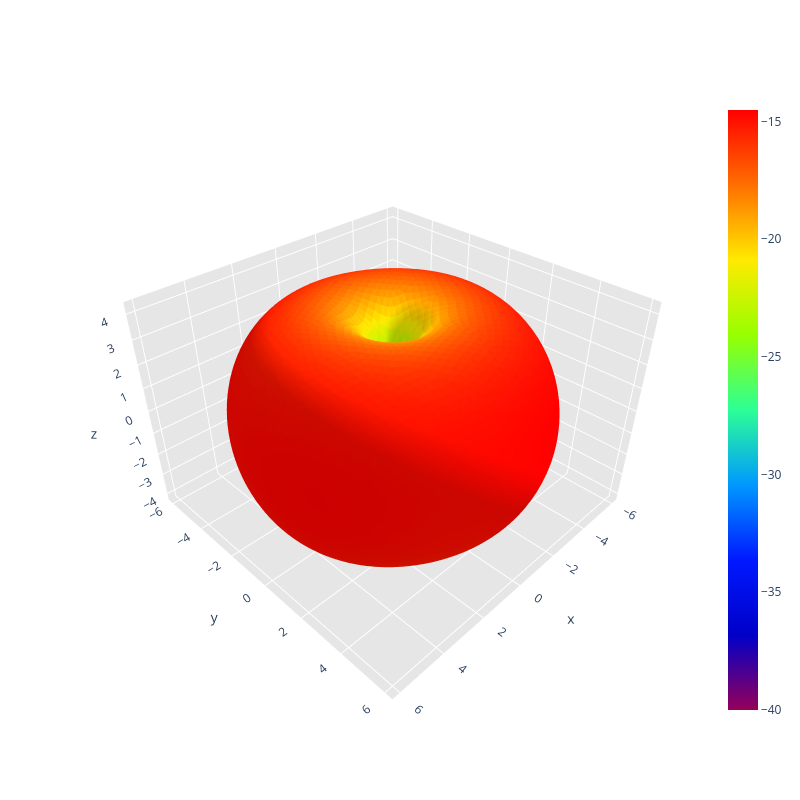
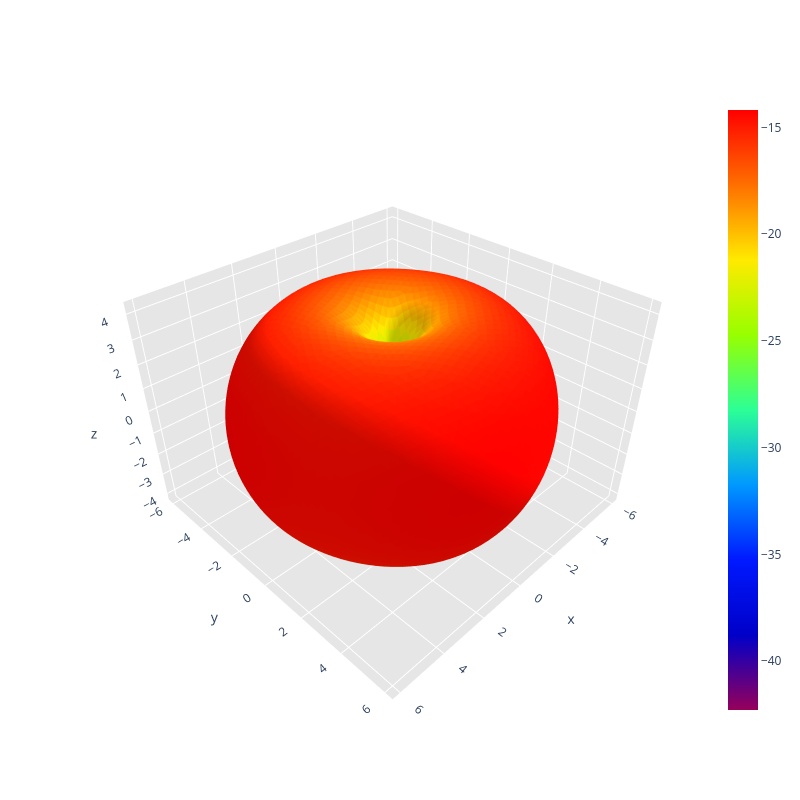

Notebook cell for these charts, in order:
### Code cell
display_rhcp_gain(path)
display_lhcp_gain(path)

### Figure 1 — Plotly figure (JSON) as saved in the notebook; plotly's stock layout.template omitted (floating-point values rounded to 4 significant figures; data arrays with more than 128 entries replaced by an {"elided": "..."} marker saying what was removed)
{"data": [{"facecolor": {"elided": "10296 str values"}, "i": {"elided": "10296 int values"}, "j": {"elided": "10296 int values"}, "k": {"elided": "10296 int values"}, "name": "", "type": "mesh3d", "x": {"elided": "5150 float values"}, "y": {"elided": "5150 float values"}, "z": {"elided": "5150 float values"}}, {"hoverinfo": "none", "marker": {"color": [-40.0, -14.51], "colorscale": [[0, "rgb(150, 0, 90)"], [0.125, "rgb(0, 0, 200)"], [0.25, "rgb(0, 25, 255)"], [0.375, "rgb(0, 152, 255)"], [0.5, "rgb(44, 255, 150)"], [0.625, "rgb(151, 255, 0)"], [0.75, "rgb(255, 234, 0)"], [0.875, "rgb(255, 111, 0)"], [1, "rgb(255, 0, 0)"]], "showscale": true, "size": 0.1}, "mode": "markers", "showlegend": false, "type": "scatter3d", "x": [1.837e-19], "y": [-4.499e-35], "z": [0.003]}], "layout": {"height": 800, "scene": {"aspectratio": {"x": 1, "y": 0.9991, "z": 0.6937}, "xaxis": {"backgroundcolor": "rgb(230, 230, 230)", "gridcolor": "rgb(255, 255, 255)", "showbackground": true, "zerolinecolor": "rgb(255, 255, 255)"}, "yaxis": {"backgroundcolor": "rgb(230, 230, 230)", "gridcolor": "rgb(255, 255, 255)", "showbackground": true, "zerolinecolor": "rgb(255, 255, 255)"}, "zaxis": {"backgroundcolor": "rgb(230, 230, 230)", "gridcolor": "rgb(255, 255, 255)", "showbackground": true, "zerolinecolor": "rgb(255, 255, 255)"}}, "title": {"text": ""}, "width": 800}}

### Figure 2 — Plotly figure (JSON) as saved in the notebook; plotly's stock layout.template omitted (floating-point values rounded to 4 significant figures; data arrays with more than 128 entries replaced by an {"elided": "..."} marker saying what was removed)
{"data": [{"facecolor": {"elided": "10296 str values"}, "i": {"elided": "10296 int values"}, "j": {"elided": "10296 int values"}, "k": {"elided": "10296 int values"}, "name": "", "type": "mesh3d", "x": {"elided": "5150 float values"}, "y": {"elided": "5150 float values"}, "z": {"elided": "5150 float values"}}, {"hoverinfo": "none", "marker": {"color": [-42.28, -14.19], "colorscale": [[0, "rgb(150, 0, 90)"], [0.125, "rgb(0, 0, 200)"], [0.25, "rgb(0, 25, 255)"], [0.375, "rgb(0, 152, 255)"], [0.5, "rgb(44, 255, 150)"], [0.625, "rgb(151, 255, 0)"], [0.75, "rgb(255, 234, 0)"], [0.875, "rgb(255, 111, 0)"], [1, "rgb(255, 0, 0)"]], "showscale": true, "size": 0.1}, "mode": "markers", "showlegend": false, "type": "scatter3d", "x": [1.837e-19], "y": [-4.499e-35], "z": [0.003]}], "layout": {"height": 800, "scene": {"aspectratio": {"x": 0.9991, "y": 1, "z": 0.6939}, "xaxis": {"backgroundcolor": "rgb(230, 230, 230)", "gridcolor": "rgb(255, 255, 255)", "showbackground": true, "zerolinecolor": "rgb(255, 255, 255)"}, "yaxis": {"backgroundcolor": "rgb(230, 230, 230)", "gridcolor": "rgb(255, 255, 255)", "showbackground": true, "zerolinecolor": "rgb(255, 255, 255)"}, "zaxis": {"backgroundcolor": "rgb(230, 230, 230)", "gridcolor": "rgb(255, 255, 255)", "showbackground": true, "zerolinecolor": "rgb(255, 255, 255)"}}, "title": {"text": ""}, "width": 800}}
